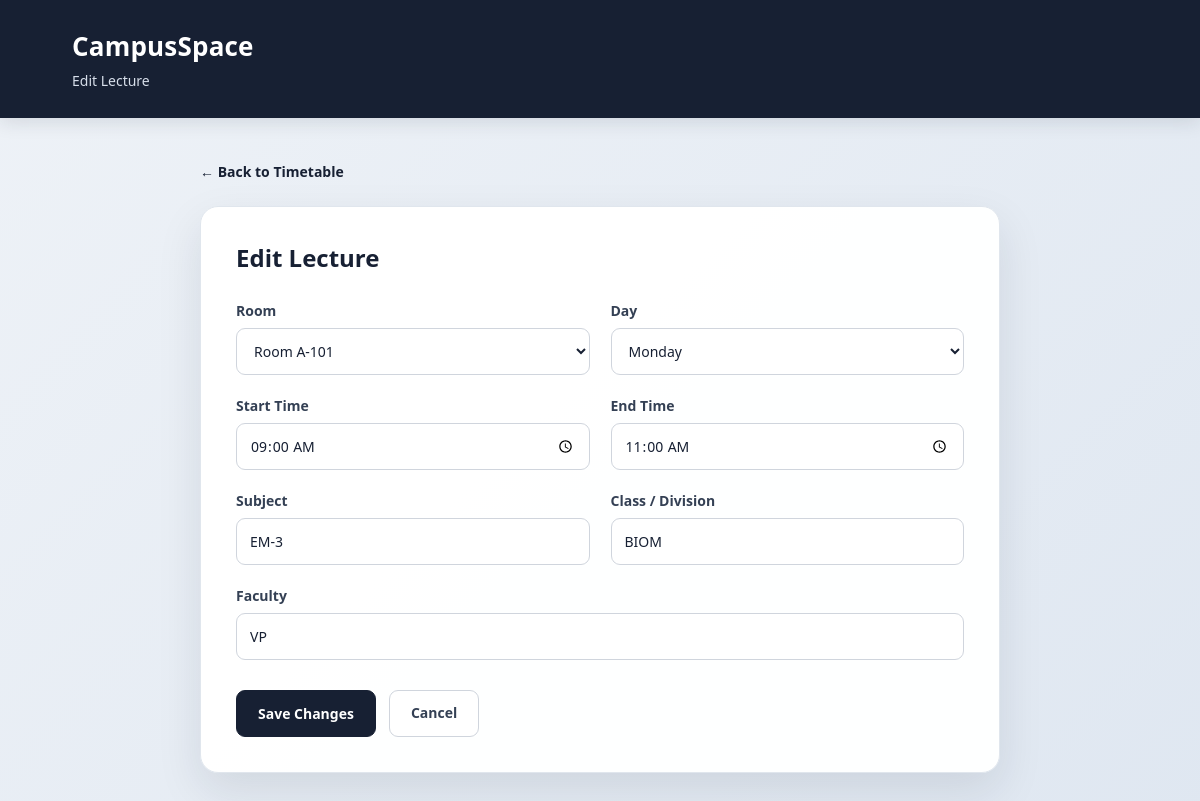
The page /admin/edit-timetable/7 (signed in) on the database its author committed.
### tables this page shows
CREATE TABLE timetable (
            id INTEGER PRIMARY KEY AUTOINCREMENT,
            room_id INTEGER NOT NULL,
            day TEXT NOT NULL,
            start_time TEXT NOT NULL,
            end_time TEXT NOT NULL,
            subject TEXT NOT NULL,
            class_name TEXT NOT NULL,
            faculty_name TEXT NOT NULL,
            FOREIGN KEY (room_id) REFERENCES rooms(id)
        );

CREATE TABLE rooms (
            id INTEGER PRIMARY KEY AUTOINCREMENT,
            name TEXT NOT NULL UNIQUE,
            room_type TEXT NOT NULL,
            capacity INTEGER NOT NULL,
            floor TEXT NOT NULL
        );

### app.py (the view, shortened to what this page needs)
@app.route("/admin/edit-timetable/<lecture_id>", methods=["GET", "POST"])
def edit_timetable(lecture_id):
    if "user_id" not in session:
        return redirect(url_for("login"))
    if session.get("user_role") != "admin":
        flash("Access denied. Admin only.", "error")
        return redirect(url_for("home"))
    connection = get_db()
    lecture = connection.execute("""
        SELECT *
        FROM timetable
        WHERE id = ?
    """, (lecture_id,)).fetchone()
    if lecture is None:
        connection.close()
        flash("Lecture not found.", "error")
        return redirect(url_for("manage_timetable"))
    rooms = connection.execute("""
        SELECT *
        FROM rooms
        ORDER BY name
    """).fetchall()
    connection.close()
    return render_template(
        "edit_timetable.html",
        lecture=lecture,
        rooms=rooms
    )

### app.py (called while the page is built)
def get_db():
    connection = sqlite3.connect(DATABASE)
    connection.row_factory = sqlite3.Row
    return connection

### templates/edit_timetable.html (shortened to what this page needs)
<!DOCTYPE html>
<html lang="en">
<head>
</head>
<body>
<header>
    <h1>CampusSpace</h1>
    <p>Edit Lecture</p>
</header>
<main>
    <a href="/admin/timetable" class="back">
        ← Back to Timetable
    </a>
    <div class="card">
        <h2>Edit Lecture</h2>
        <form method="POST">
            <div class="form-grid">
                <div>
                    <label for="room_id">
                        Room
                    </label>
                    <select
                        id="room_id"
                        name="room_id"
                        required>
                        {% for room in rooms %}
                            <option
                                value="{{ room['id'] }}"
                                {% if room['id'] == lecture['room_id'] %}
                                    selected
                                {% endif %}>
                                {{ room['name'] }}
                            </option>
                        {% endfor %}
                    </select>
                </div>
                <div>
                    <label for="day">
                        Day
                    </label>
                    <select
                        id="day"
                        name="day"
                        required>
                        {% for day in [
                            'Monday',
                            'Tuesday',
                            'Wednesday',
                            'Thursday',
                            'Friday',
                            'Saturday',
                            'Sunday'
                        ] %}
                            <option
                                value="{{ day }}"
                                {% if lecture['day'] == day %}
                                    selected
                                {% endif %}>
                                {{ day }}
                            </option>
                        {% endfor %}
                    </select>
                </div>
                <div>
                    <label for="start_time">
                        Start Time
                    </label>
                    <input
                        type="time"
                        id="start_time"
                        name="start_time"
                        value="{{ lecture['start_time'] }}"
                        required>
                </div>
                <div>
                    <label for="end_time">
                        End Time
                    </label>
                    <input
                        type="time"
                        id="end_time"
                        name="end_time"
                        value="{{ lecture['end_time'] }}"
                        required>
                </div>
                <div>
                    <label for="subject">
                        Subject
                    </label>
                    <input
                        type="text"
                        id="subject"
                        name="subject"
                        value="{{ lecture['subject'] }}"
                        required>
                </div>
                <div>
                    <label for="class_name">
                        Class / Division
                    </label>
                    <input
                        type="text"
                        id="class_name"
                        name="class_name"
                        value="{{ lecture['class_name'] }}"
                        required>
                </div>
                <div class="full">
                    <label for="faculty_name">
                        Faculty
                    </label>
                    <input
                        type="text"
                        id="faculty_name"
                        name="faculty_name"
                        value="{{ lecture['faculty_name'] }}"
                        required>
                </div>
            </div>
            <div class="buttons">
                <button
                    type="submit"
                    class="save-button">
                    Save Changes
                </button>
                <a
                    href="/admin/timetable"
                    class="cancel-button">
                    Cancel
                </a>
            </div>
        </form>
    </div>
</main>
</body>
</html>

### templates/edit_timetable.html (style rules this page uses)
* { box-sizing: border-box; margin: 0; padding: 0; }
body { font-family: "Segoe UI", Arial, sans-serif; background: linear-gradient(135deg, #eef2f7, #dfe7f1); color: #172033; min-height: 100vh; }
header { background: #172033; color: white; padding: 28px 6%; box-shadow: 0 4px 18px rgba(23, 32, 51, 0.12); }
header h1 { font-size: 26px; font-weight: 700; letter-spacing: 0.2px; }
header p { margin-top: 7px; color: #d7deea; font-size: 14px; }
main { width: 100%; max-width: 850px; margin: 0 auto; padding: 42px 25px 70px; }
.back { display: inline-flex; align-items: center; margin-bottom: 25px; color: #172033; text-decoration: none; font-size: 14px; font-weight: 600; transition: color 0.2s ease; }
.card { background: rgba(255, 255, 255, 0.98); padding: 35px; border: 1px solid #e0e6ed; border-radius: 18px; box-shadow: 0 18px 45px rgba(23, 32, 51, 0.10); }
h2 { color: #172033; font-size: 24px; line-height: 1.3; margin-bottom: 28px; }
.form-grid { display: grid; grid-template-columns: repeat(2, minmax(0, 1fr)); gap: 21px; }
.full { grid-column: span 2; }
label { display: block; color: #344054; margin-bottom: 8px; font-size: 14px; font-weight: 600; }
input, select { width: 100%; min-height: 47px; padding: 12px 13px; border: 1px solid #d0d5dd; border-radius: 9px; color: #172033; background: white; font-family: inherit; font-size: 14px; transition: border-color 0.2s ease, box-shadow 0.2s ease; }
.buttons { display: flex; align-items: center; gap: 13px; margin-top: 30px; }
.save-button, .cancel-button { min-height: 47px; padding: 12px 21px; border-radius: 9px; font-family: inherit; font-size: 14px; font-weight: 600; text-align: center; text-decoration: none; cursor: pointer; transition: background 0.2s ease, border-color 0.2s ease, transform 0.2s ease; }
.save-button { border: 1px solid #172033; background: #172033; color: white; }
.cancel-button { border: 1px solid #d0d5dd; background: white; color: #344054; }

### rows shown on the page
timetable: room_id "Room A-101", day "Monday", start_time "09:00", end_time "11:00", subject "EM-3", class_name "BIOM", faculty_name "VP"
